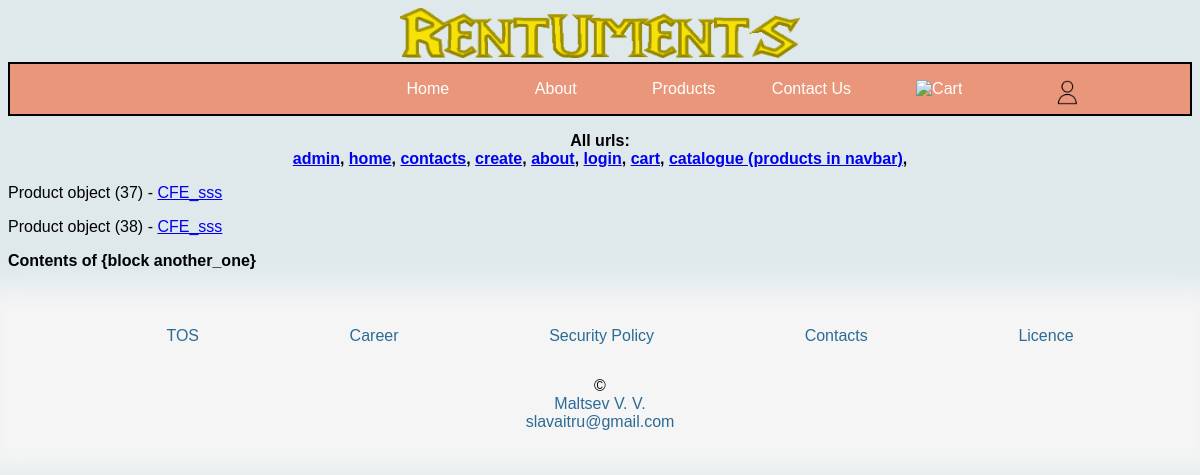
The page /products/all/ on the database as committed earlier.
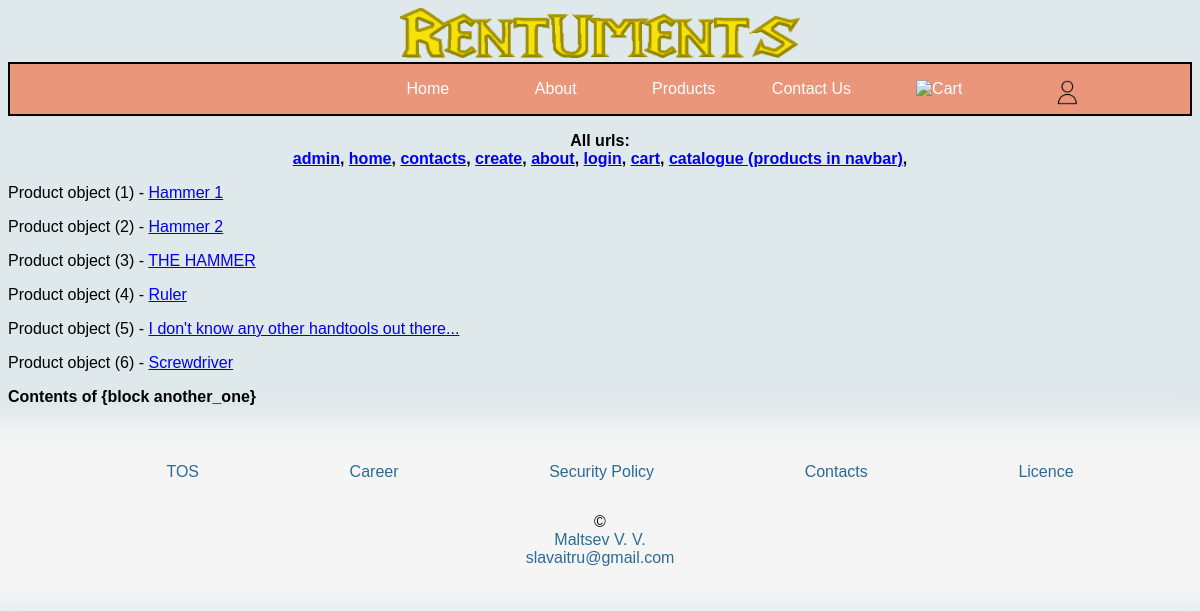
The same page on the database as committed later.
### products/models.py (models this page shows)
class Product(models.Model):
    title       = models.CharField(max_length=120)
    description = models.TextField(blank=True, null=True)
    price       = models.DecimalField(max_digits=20, decimal_places=2)
    summary     = models.TextField(default='This is cool!')
    featured    = models.BooleanField(default=False)
    def get_absolute_url(self):
        return reverse("products-dynamic", kwargs={"id": self.id})

### products/views.py (the view)
# urls.py: path('all/', product_list_view, name='products-list'),
def product_list_view(request):
    queryset = Product.objects.all() # list of objects
    context = {
        'object_list': queryset
    }
    return render(request, 'products/product_list.html', context)

### products/templates/products/product_list.html
{% extends 'base.html' %}
{% block cnt %}
{% for i in object_list %}
    <p> {{ i }} - <a href="{{ i.get_absolute_url }}">{{ i.title }}</a></p>
{% endfor %}
{% endblock cnt %}

### templates/base.html (shortened to what this page needs)
{% load static %}
<!DOCTYPE html>
<html lang="en-us">
<head>
    <link rel="stylesheet" href={% static '/css/navbar.css' %} >
    <link rel="stylesheet" href={% static '/css/contacts.css' %} >
    <link rel="stylesheet" href={% static '/css/footer.css' %} >
    <link rel="stylesheet" href={% static '/css/catalogue.css' %} >
</head>
<body>
    <p style="text-align: center; margin: 0">
        <a href="http://127.0.0.1:8000/home/"><img src="{% static 'img/rentuments.png' %}" alt="RentUments Logo"
            style="width: 400px; height: 50px;"></a>
    </p>
    {% include 'includes/navbar.html' %}
    <p style="text-align: center">
        <b>
        All urls: <br>
        <a href="http://127.0.0.1:8000/admin/">admin</a>,
        <a href="http://127.0.0.1:8000/home/">home</a>,
        <a href="http://127.0.0.1:8000/contacts/">contacts</a>,
        <a href="http://127.0.0.1:8000/products/create/">create</a>,
        <a href="http://127.0.0.1:8000/about/">about</a>,
        <a href="http://127.0.0.1:8000/login/">login</a>,
        <a href="http://127.0.0.1:8000/cart/">cart</a>,
        <a href="http://127.0.0.1:8000/catalogue/">catalogue (products in navbar)</a>,
        </b>
    </p>
    {% block cnt %}{% endblock cnt %}
    {% block another_one %}
    <p><b>Contents of {block another_one}</b></p>
    {% endblock another_one  %}
    {% include 'includes/footer.html' %}
    </body>
</html>

### templates/includes/navbar.html
{% load static %}
<body>
    <nav>
        <ul>
            <li> <a href="http://127.0.0.1:8000/">Home</a></li>
            <li> <a href="http://127.0.0.1:8000/about/">About</a></li>
            <li> <a href="http://127.0.0.1:8000/catalogue/">Products</a></li>
            <li> <a href="http://127.0.0.1:8000/contact/">Contact Us</a></li>
            <li> <a href="http://127.0.0.1:8000/cart/">
                <img src="{% static 'img/cart.png' %}" alt="Cart" class="logo"></a></li>
            <li> <a href="http://127.0.0.1:8000/login/">
                <img src="{% static 'img/profile.png' %}" alt="Profile" class="logo"></a></li>
        </ul>
    </nav>
</body>

### templates/includes/footer.html (shortened to what this page needs)
<footer>
    <div id="footer_div">
        <p><a href="#">TOS</a></p>
        <p><a href="#">Career</a></p>
        <p><a href="#">Security Policy</a></p>
        <p><a href="http://127.0.0.1:8000/contacts">Contacts</a></p>
        <p><a href="#">Licence</a></p>
    </div>
    <p style="text-align:center">&copy; <br>
        <a href="https://t.me/SXRU1" style="text-decoration: none;">
            Maltsev V. V.</a>   <br>
        <a href="mailto:slavaitru@gmail.com" style="text-decoration: none;">
        slavaitru@gmail.com</a></p>
</footer>

### static/css/navbar.css (style rules this page uses)
* { background-color: #dfe8eb; }
nav { justify-content: space-between; background-color: darksalmon; border: 2px; border-style: solid; height: 50px; }
nav ul { display: flex; padding: 0 5% 0 30%; background-color: inherit; }
nav ul li { list-style-type: none; width: 150px; text-align: center; background-color: inherit; }
nav ul li a { text-decoration: none; color: white; background-color: inherit; }
.logo { width: 25px; height: 25px; background-color: inherit; }

### static/css/contacts.css (style rules this page uses)
* { font-family: Verdana, Geneva, Tahoma, sans-serif; }

### static/css/footer.css (style rules this page uses)
footer { width: 100%; float: left; background-color: whitesmoke; margin-top: 25px; box-shadow: 0 0 25px 25px whitesmoke; }
#footer_div { display: flex; justify-content: space-between; padding: 0 10%; background-color: inherit; margin-left: 40px; }
footer p { background-color: inherit; }
footer p a { background-color: inherit; }
footer p a { text-decoration: none; color: #2b6b96; }

Rows that differ between the two databases and show on the page:
removed Product: id "Product object (37)", title "CFE_sss"
removed Product: id "Product object (38)", title "CFE_sss"
added Product: id "Product object (1)", title "Hammer 1"
added Product: id "Product object (2)", title "Hammer 2"
added Product: id "Product object (3)", title "THE HAMMER"
added Product: id "Product object (4)", title "Ruler"
added Product: id "Product object (5)", title "I don't know any other handtools out there..."
added Product: id "Product object (6)", title "Screwdriver"
